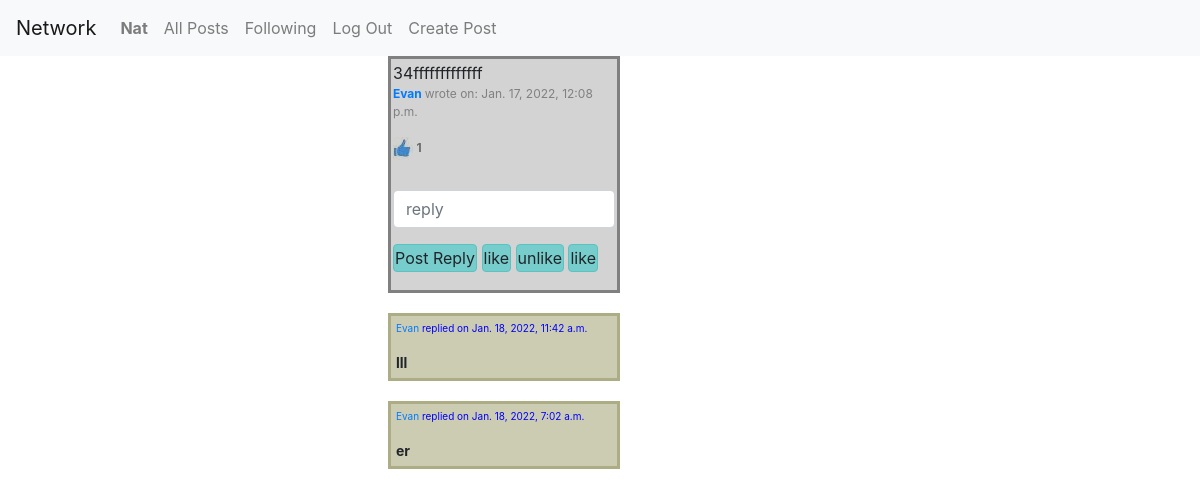
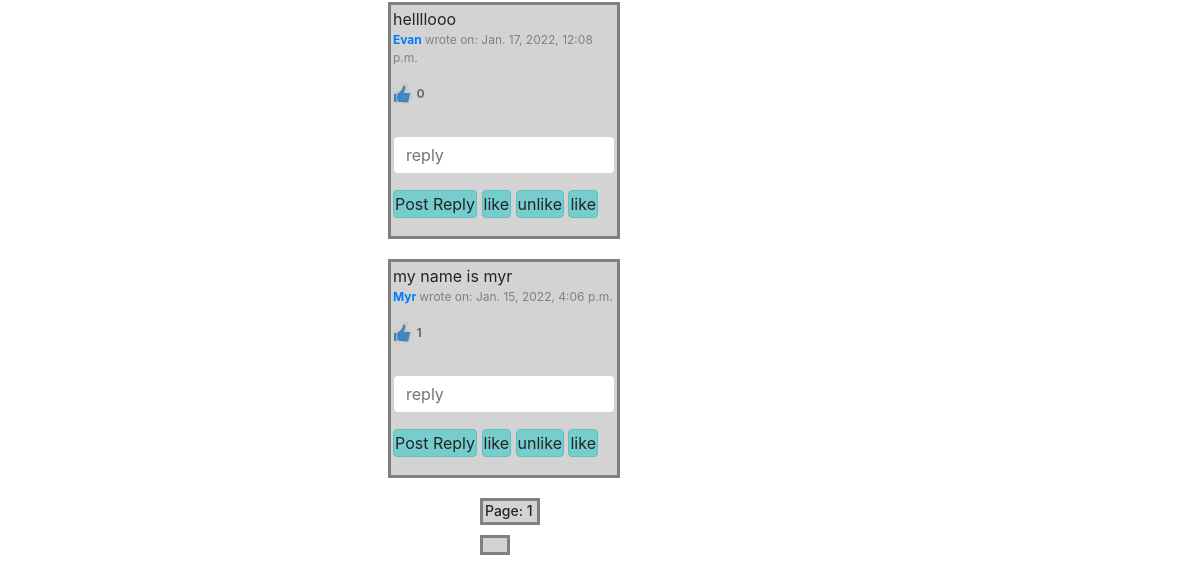
/following (signed in), run on an earlier commit of the app's database (2 pictures, top to bottom).
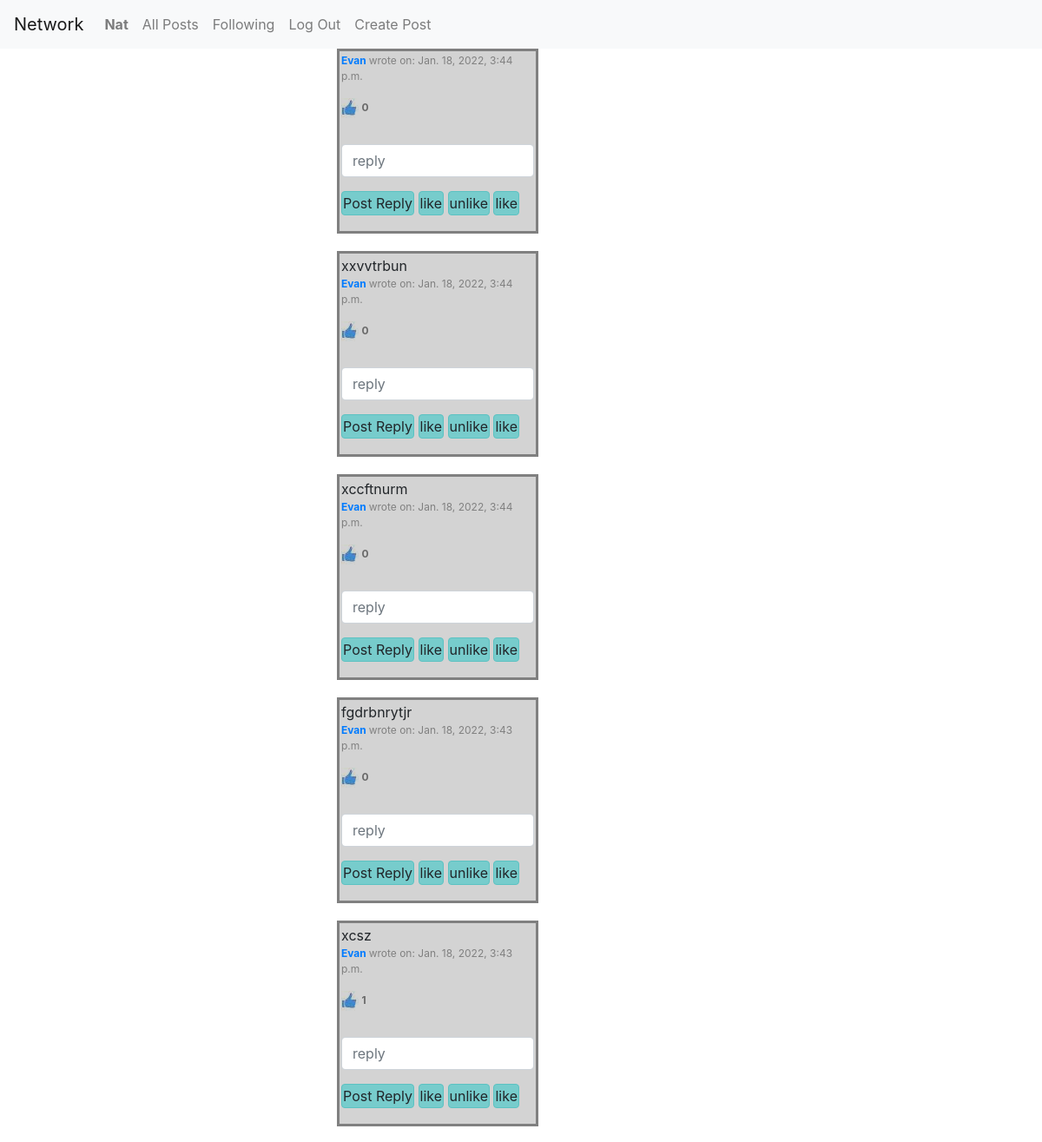
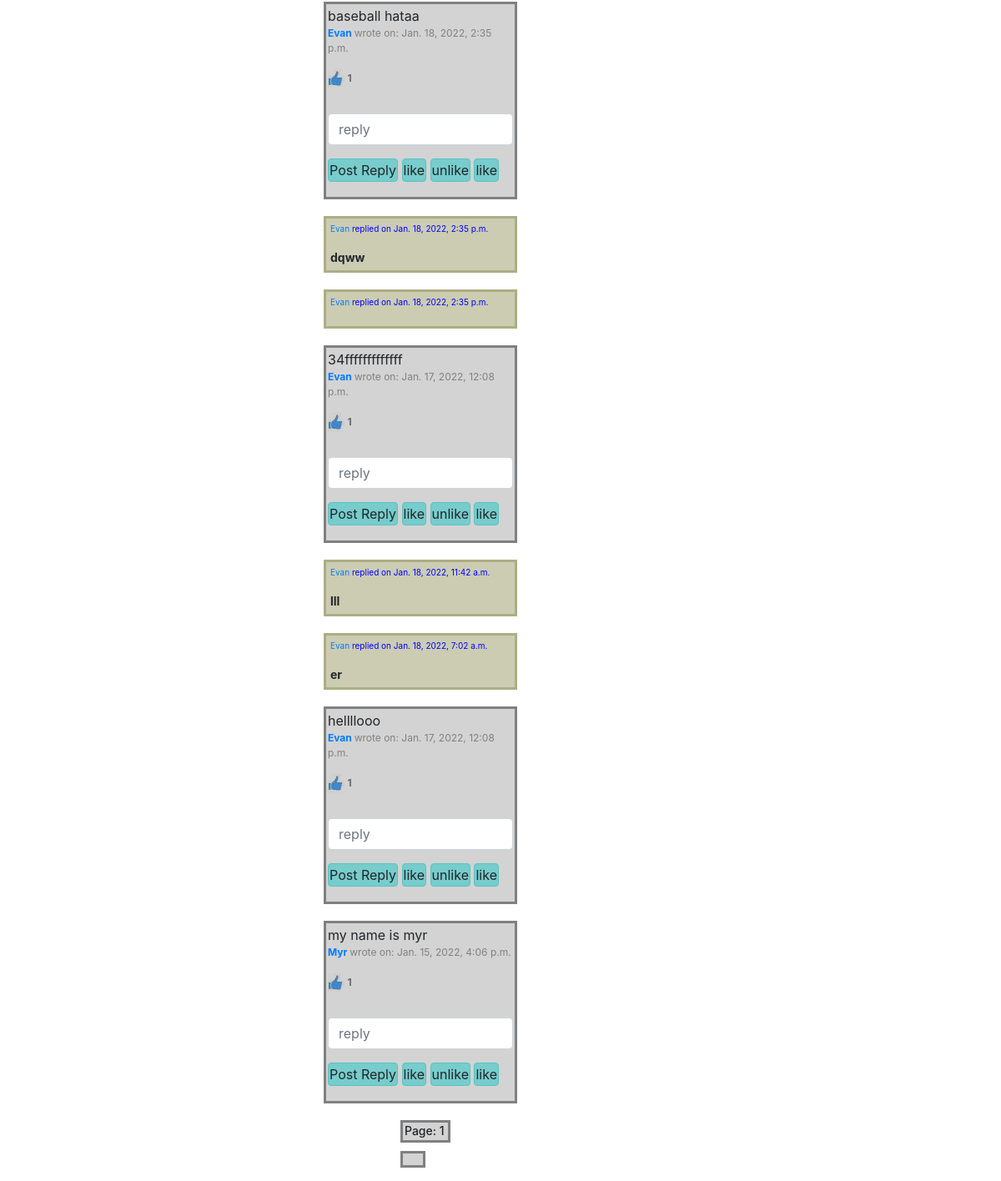
And on a later commit of the database (2 pictures, top to bottom).
### network/models.py (models this page shows, shortened)
class Mypost(models.Model):
    description=models.CharField(max_length=300)
    created_date=models.DateTimeField(default=now, editable=False)
    owner=models.ForeignKey(User, on_delete=models.CASCADE, null="TRUE", blank="TRUE")
    likes = models.ManyToManyField(User, blank="TRUE", related_name="likers")
    objects = MypostManager()

class User(AbstractUser):
    email=models.EmailField(max_length=254)
    date_joined = models.DateTimeField(default=timezone.now)
    following = models.ManyToManyField("User", blank="TRUE", related_name="followers")
    def __str__(self):
        return f"{self.username}"

class Reply(models.Model):
    reply_txt=models.CharField(max_length=150, blank="True")
    mypost_reply=models.ForeignKey(Mypost, on_delete=models.CASCADE, null="TRUE", blank="TRUE")
    created_date=models.DateTimeField(default=now, editable=False)
    lists = models.ManyToManyField(Mypost, blank="TRUE", related_name="replies")  # post_reply
    owner = models.ForeignKey(User, on_delete=models.CASCADE, null="TRUE", blank="TRUE")
    objects = ReplyManager()
    class Meta:
        ordering = ['-created_date']
    def __str__(self):
        return f"{self.reply_txt}"

### network/views.py (the view)
# urls.py: path("following",views.following, name="following")
@login_required
def following(request):
    myfollowinglist = request.user.followers.all()
    all_posts = Mypost.objects.filter(owner__in=myfollowinglist).order_by('-created_date')
    page = paging(request, all_posts)
    if request.method == "POST" and "post_reply" in request.POST:
        reply_txt = request.POST["reply_txt"]
        mypost_reply = request.POST.get("post_id")
        reply(request, reply_txt, mypost_reply)
    return render(request, "network/following.html",
                  {"all_posts": all_posts,"count":page.count,"page":page})

### network/views.py (called while the page is built)
def paging(request,the_posts):
    post_paginator=Paginator(the_posts,10)
    page_num = request.GET.get("page")
    return post_paginator.get_page(page_num)

### network/templates/network/following.html (shortened to what this page needs)
{% extends "network/layout.html" %}
{% load static %}
{% block body %}
{% for post in  page.object_list %}
<ul>
<div class="post">{{post.description}}
    <p style= "color:grey; font-size:12px;"> <strong><a href="{% url 'profile' post.owner_id %}" > {{post.owner}} </strong></a> wrote on: {{post.created_date}} </p>
    <p id="likes" style= "color:grey; font-size:12px;mix-blend-mode: multiply;"><img src="{% static  'network/images/like1.jpg' %}" alt="like image"> <strong>{{post.likes.all.count}}</strong>
{% if user.is_authenticated %}
        <form action="{% url 'following' %}" method="post">
        <div class="form-group">
            <input class="form-control" autofocus style="margin-top:30px" type="text" name="reply_txt" placeholder="reply">
        </div>
    <input class="btn btn-primary" type="submit" name="post_reply" value="Post Reply">
 <form action="{% url 'index' %}" method="post">
     <input class="btn btn-primary" name="like" type="submit" value="like" >
  <form action="{% url 'index' %}" method="post">
     <input class="btn btn-primary" name="unlike" type="submit" value="unlike" >
{% if  not user in post.likes.all %}
 <form action="{% url 'index' %}" method="post">
     <input class="btn btn-primary" name="like" type="submit" value="like" >
{% else %}
  <form action="{% url 'index' %}" method="post">
      {% csrf_token %}
     <input class="btn btn-primary" name="unlike" type="submit" value="unlike" >
     <input type="hidden"  name="post_to_unlike_id" value={{post.pk}}>
{% endif%}
{% endif %}
</div>
</ul>
{% for rep in post.replies.all %}
 <ul>
        <div class="replies" ><p style= "color:blue; font-size:10px;"><a href="{% url "profile" rep.owner_id %}">{{rep.owner}}</a>
            replied on {{rep.created_date}}</p> <strong>{{rep}} </strong> </div>
</ul>
{% endfor %}
    </div>
{% endfor %}
<h2 class="page"> Page: {{ page.number }}</h2>
        <div class="page-links">
        </div>
{% endblock %}

What changed in the data, as far as the page shows it:
added Mypost: owner "Evan", created_date "Jan. 18, 2022, 3:44 p.m.", likes.all.count "0"
added Mypost: description "xxvvtrbun", owner "Evan", created_date "Jan. 18, 2022, 3:44 p.m.", likes.all.count "0"
added Mypost: description "xccftnurm", owner "Evan", created_date "Jan. 18, 2022, 3:44 p.m.", likes.all.count "0"
added Mypost: description "fgdrbnrytjr", owner "Evan", created_date "Jan. 18, 2022, 3:43 p.m.", likes.all.count "0"
added Mypost: description "xcsz", owner "Evan", created_date "Jan. 18, 2022, 3:43 p.m.", likes.all.count "1"
added Mypost: description "baseball hataa", owner "Evan", created_date "Jan. 18, 2022, 2:35 p.m.", likes.all.count "1"
added Reply: owner "Evan", created_date "Jan. 18, 2022, 2:35 p.m.", reply_txt "dqww", shown under "baseball hataa"
added Reply: owner "Evan", created_date "Jan. 18, 2022, 2:35 p.m.", shown under "baseball hataa"
computed for Mypost "hellllooo": likes.all.count "0" → "1"
